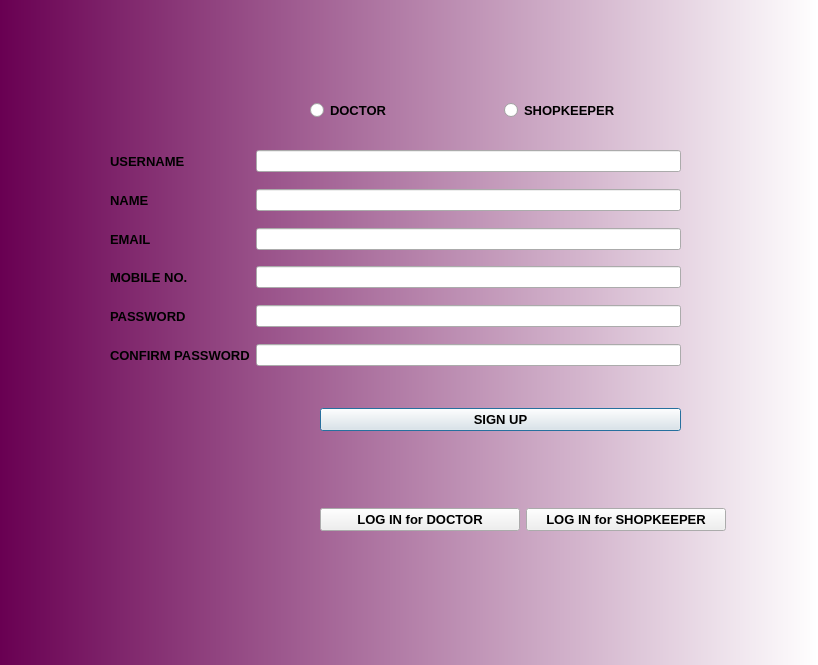
<?xml version="1.0" encoding="UTF-8"?>
<ui version="4.0">
 <class>Dialog</class>
 <widget class="QDialog" name="Dialog">
  <property name="geometry">
   <rect>
    <x>0</x>
    <y>0</y>
    <width>818</width>
    <height>665</height>
   </rect>
  </property>
  <property name="windowTitle">
   <string>Dialog</string>
  </property>
  <property name="styleSheet">
   <string notr="true">QDialog{
background-color: qlineargradient(spread:pad, x1:0, y1:0, x2:1, y2:0, stop:0 rgba(105, 0, 82, 255), stop:1 rgba(255, 255, 255, 255));
}
</string>
  </property>
  <widget class="QWidget" name="formLayoutWidget">
   <property name="geometry">
    <rect>
     <x>110</x>
     <y>150</y>
     <width>571</width>
     <height>216</height>
    </rect>
   </property>
   <layout class="QFormLayout" name="formLayout">
    <item row="0" column="0">
     <widget class="QLabel" name="label">
      <property name="font">
       <font>
        <pointsize>10</pointsize>
        <weight>75</weight>
        <bold>true</bold>
       </font>
      </property>
      <property name="text">
       <string>USERNAME</string>
      </property>
     </widget>
    </item>
    <item row="2" column="0">
     <widget class="QLabel" name="label_2">
      <property name="font">
       <font>
        <pointsize>10</pointsize>
        <weight>75</weight>
        <bold>true</bold>
       </font>
      </property>
      <property name="text">
       <string>NAME</string>
      </property>
     </widget>
    </item>
    <item row="4" column="0">
     <widget class="QLabel" name="label_3">
      <property name="font">
       <font>
        <pointsize>10</pointsize>
        <weight>75</weight>
        <bold>true</bold>
       </font>
      </property>
      <property name="text">
       <string>EMAIL</string>
      </property>
     </widget>
    </item>
    <item row="6" column="0">
     <widget class="QLabel" name="label_4">
      <property name="font">
       <font>
        <pointsize>10</pointsize>
        <weight>75</weight>
        <bold>true</bold>
       </font>
      </property>
      <property name="text">
       <string>MOBILE NO.</string>
      </property>
     </widget>
    </item>
    <item row="8" column="0">
     <widget class="QLabel" name="label_5">
      <property name="font">
       <font>
        <pointsize>10</pointsize>
        <weight>75</weight>
        <bold>true</bold>
       </font>
      </property>
      <property name="text">
       <string>PASSWORD</string>
      </property>
     </widget>
    </item>
    <item row="0" column="1">
     <widget class="QLineEdit" name="u_name_lineEdit"/>
    </item>
    <item row="2" column="1">
     <widget class="QLineEdit" name="name_lineEdit"/>
    </item>
    <item row="4" column="1">
     <widget class="QLineEdit" name="email_lineEdit"/>
    </item>
    <item row="6" column="1">
     <widget class="QLineEdit" name="mobile_lineEdit"/>
    </item>
    <item row="8" column="1">
     <widget class="QLineEdit" name="password_lineEdit">
      <property name="echoMode">
       <enum>QLineEdit::Password</enum>
      </property>
     </widget>
    </item>
    <item row="10" column="0">
     <widget class="QLabel" name="label_6">
      <property name="font">
       <font>
        <pointsize>10</pointsize>
        <weight>75</weight>
        <bold>true</bold>
       </font>
      </property>
      <property name="text">
       <string>CONFIRM PASSWORD</string>
      </property>
     </widget>
    </item>
    <item row="10" column="1">
     <widget class="QLineEdit" name="cnf_password_lineEdit">
      <property name="echoMode">
       <enum>QLineEdit::Password</enum>
      </property>
     </widget>
    </item>
    <item row="1" column="0">
     <spacer name="verticalSpacer">
      <property name="orientation">
       <enum>Qt::Vertical</enum>
      </property>
      <property name="sizeHint" stdset="0">
       <size>
        <width>20</width>
        <height>40</height>
       </size>
      </property>
     </spacer>
    </item>
    <item row="3" column="0">
     <spacer name="verticalSpacer_2">
      <property name="orientation">
       <enum>Qt::Vertical</enum>
      </property>
      <property name="sizeHint" stdset="0">
       <size>
        <width>20</width>
        <height>40</height>
       </size>
      </property>
     </spacer>
    </item>
    <item row="5" column="0">
     <spacer name="verticalSpacer_3">
      <property name="orientation">
       <enum>Qt::Vertical</enum>
      </property>
      <property name="sizeHint" stdset="0">
       <size>
        <width>20</width>
        <height>40</height>
       </size>
      </property>
     </spacer>
    </item>
    <item row="7" column="0">
     <spacer name="verticalSpacer_4">
      <property name="orientation">
       <enum>Qt::Vertical</enum>
      </property>
      <property name="sizeHint" stdset="0">
       <size>
        <width>20</width>
        <height>40</height>
       </size>
      </property>
     </spacer>
    </item>
    <item row="9" column="0">
     <spacer name="verticalSpacer_5">
      <property name="orientation">
       <enum>Qt::Vertical</enum>
      </property>
      <property name="sizeHint" stdset="0">
       <size>
        <width>20</width>
        <height>40</height>
       </size>
      </property>
     </spacer>
    </item>
   </layout>
  </widget>
  <widget class="QWidget" name="horizontalLayoutWidget">
   <property name="geometry">
    <rect>
     <x>310</x>
     <y>80</y>
     <width>381</width>
     <height>61</height>
    </rect>
   </property>
   <layout class="QHBoxLayout" name="horizontalLayout">
    <item>
     <widget class="QRadioButton" name="radioButton">
      <property name="font">
       <font>
        <pointsize>10</pointsize>
        <weight>75</weight>
        <bold>true</bold>
       </font>
      </property>
      <property name="text">
       <string>DOCTOR</string>
      </property>
     </widget>
    </item>
    <item>
     <widget class="QRadioButton" name="radioButton_2">
      <property name="font">
       <font>
        <pointsize>10</pointsize>
        <weight>75</weight>
        <bold>true</bold>
       </font>
      </property>
      <property name="text">
       <string>SHOPKEEPER</string>
      </property>
     </widget>
    </item>
   </layout>
  </widget>
  <widget class="QWidget" name="horizontalLayoutWidget_2">
   <property name="geometry">
    <rect>
     <x>320</x>
     <y>380</y>
     <width>361</width>
     <height>80</height>
    </rect>
   </property>
   <layout class="QHBoxLayout" name="horizontalLayout_2">
    <item>
     <widget class="QPushButton" name="sign_up_btn">
      <property name="font">
       <font>
        <pointsize>10</pointsize>
        <weight>75</weight>
        <bold>true</bold>
       </font>
      </property>
      <property name="text">
       <string>SIGN UP</string>
      </property>
     </widget>
    </item>
   </layout>
  </widget>
  <widget class="QWidget" name="horizontalLayoutWidget_3">
   <property name="geometry">
    <rect>
     <x>320</x>
     <y>480</y>
     <width>406</width>
     <height>80</height>
    </rect>
   </property>
   <layout class="QHBoxLayout" name="horizontalLayout_3">
    <item>
     <widget class="QPushButton" name="login_btn">
      <property name="font">
       <font>
        <pointsize>10</pointsize>
        <weight>75</weight>
        <bold>true</bold>
       </font>
      </property>
      <property name="text">
       <string>LOG IN for DOCTOR</string>
      </property>
     </widget>
    </item>
    <item>
     <widget class="QPushButton" name="pushButton_3">
      <property name="font">
       <font>
        <pointsize>10</pointsize>
        <weight>75</weight>
        <bold>true</bold>
       </font>
      </property>
      <property name="text">
       <string>LOG IN for SHOPKEEPER</string>
      </property>
     </widget>
    </item>
   </layout>
  </widget>
 </widget>
 <resources/>
 <connections/>
</ui>
